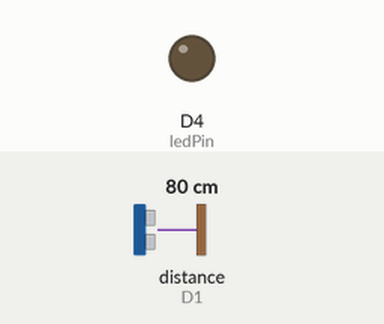
Recording of a program running on a simulated ESP8266 (NodeMCU). Shown: output pins drawn as LEDs (lit = HIGH). Wiring (inferred from the names in the program): ultrasonic range finder: trigger D0; echo D1. The inputs (shaded band) are chosen by the test bench; at power-on: distance to the obstacle (sensor on D1) 80 cm. The echo pulse lasts 58.3 µs per cm; pins used as bus, display or sensor lines are not drawn.

Above: at 1.2 s.
1.3 s: distance to the obstacle (sensor on D1) set to 13 cm
2.8 s: distance to the obstacle (sensor on D1) set to 10 cm
At 3.1 s:
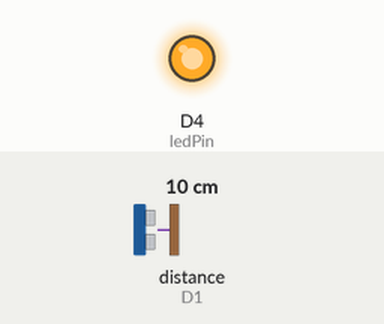
4.3 s: distance to the obstacle (sensor on D1) set to 18 cm
At 5.4 s:
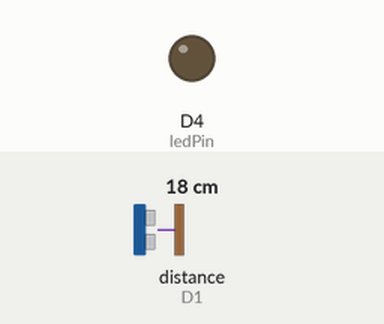
5.8 s: distance to the obstacle (sensor on D1) set to 2 cm
At 6.5 s:
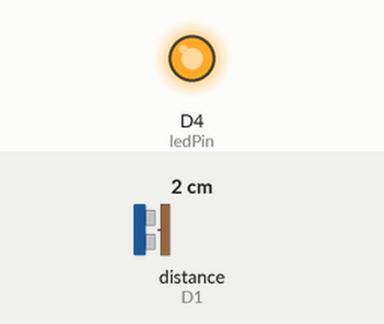
Timing chart, 0 to 8.3 s (numbered marks = the images above; inputs shaded):
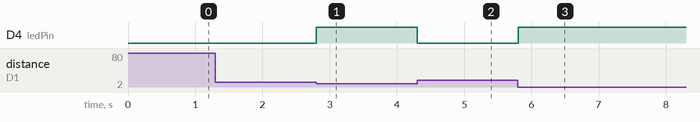

The program:

main.cpp
```cpp
#include <Arduino.h>

int echoPin = D1;
int trigPin = D0;
int ledPin = D4;

long duration;
int distance;

void setup()
{
  pinMode(echoPin, INPUT);
  pinMode(trigPin, OUTPUT);
  pinMode(ledPin, OUTPUT);

  Serial.begin(9600);
}

void loop()
{
  digitalWrite(trigPin, LOW);
  delayMicroseconds(5);
  digitalWrite(trigPin, HIGH);
  delayMicroseconds(10);
  digitalWrite(trigPin, LOW);

  duration = pulseIn(echoPin, HIGH);

  distance = duration * 0.034 / 2;

  Serial1.print("Distance : ");
  Serial1.print(distance);
  Serial1.print(" cm");

  if (distance <= 10)
  {
    digitalWrite(ledPin, HIGH);
  }
  else
  {
    digitalWrite(ledPin, LOW);
  }
}
```

Measured:
- the behaviour switches between 12 and 11 cm on distance to the obstacle (sensor on D1) (found by bisection; images 0 and 1)
- after the input at 1.3 s, every drawn part: stays the same
- after the input at 2.8 s, D4 (ledPin): LOW → HIGH at once
- after the input at 4.3 s, D4 (ledPin): HIGH → LOW at once
- after the input at 5.8 s, D4 (ledPin): LOW → HIGH at once
